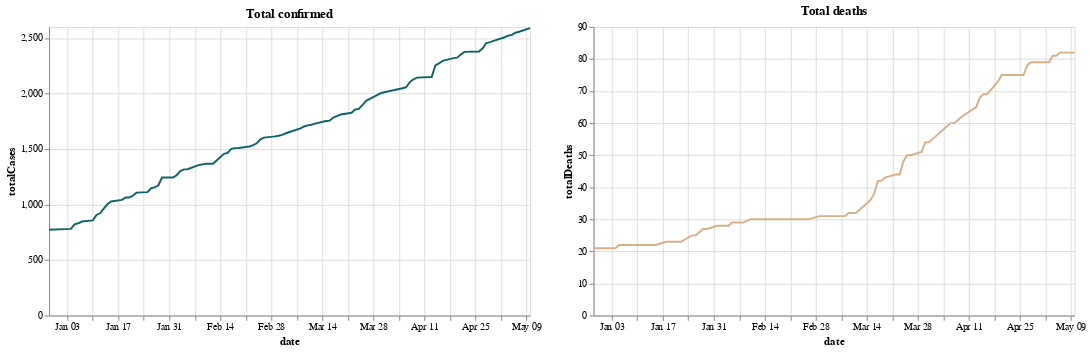

Notebook source saved alongside this figure:
### Markdown cell above
# COVID-19 Tracker for Aparecida City, São Paulo, Brazil

### Code cell
# 🇬🇧 Libraries
# 🇧🇷 Bibliotecas
import datetime
import altair as alt
import operator
import pandas as pd

s = pd.read_csv('../../data/prefeitura-de-aparecida/aparecida-small-without-duplicates.csv', parse_dates=['date'])
pd.options.mode.chained_assignment = None  # default='warn'

city = s[s['city'] == 'Aparecida']

base = alt.Chart(city).mark_line().encode(x = 'date').properties(width = 500)

confirmed = alt.value("#106466")
death = alt.value("#D8B08C")
recovered = alt.value("#87C232")

base.encode(y = "totalCases", color = confirmed).properties(title = "Total confirmed") | base.encode(y = "totalDeaths", color = death).properties(title = "Total deaths")

### Figure 1 — Vega-Lite specification as saved in the notebook (floating-point values rounded to 4 significant figures)
{"config": {"view": {"continuousWidth": 400, "continuousHeight": 300}}, "hconcat": [{"mark": "line", "encoding": {"color": {"value": "#106466"}, "x": {"type": "temporal", "field": "date"}, "y": {"type": "quantitative", "field": "totalCases"}}, "title": "Total confirmed", "width": 500}, {"mark": "line", "encoding": {"color": {"value": "#D8B08C"}, "x": {"type": "temporal", "field": "date"}, "y": {"type": "quantitative", "field": "totalDeaths"}}, "title": "Total deaths", "width": 500}], "data": {"name": "data-af8abdb1194880e6e13a7309029d776a"}, "$schema": "https://vega.github.io/schema/vega-lite/v4.8.1.json", "datasets": {"data-af8abdb1194880e6e13a7309029d776a": [{"city": "Aparecida", "date": "2020-12-29T00:00:00", "totalDeaths": 21, "totalCases": 773, "totalRecovered": 723, "totalBeds": 11, "intubated": 1}, {"city": "Aparecida", "date": "2021-01-04T00:00:00", "totalDeaths": 21, "totalCases": 781, "totalRecovered": 724, "totalBeds": 13, "intubated": 1}, {"city": "Aparecida", "date": "2021-01-05T00:00:00", "totalDeaths": 22, "totalCases": 822, "totalRecovered": 780, "totalBeds": 8, "intubated": 3}, {"city": "Aparecida", "date": "2021-01-06T00:00:00", "totalDeaths": 22, "totalCases": 831, "totalRecovered": 786, "totalBeds": 11, "intubated": 2}, {"city": "Aparecida", "date": "2021-01-07T00:00:00", "totalDeaths": 22, "totalCases": 847, "totalRecovered": 792, "totalBeds": 15, "intubated": 2}, {"city": "Aparecida", "date": "2021-01-10T00:00:00", "totalDeaths": 22, "totalCases": 857, "totalRecovered": 799, "totalBeds": 16, "intubated": 4}, {"city": "Aparecida", "date": "2021-01-11T00:00:00", "totalDeaths": 22, "totalCases": 906, "totalRecovered": 841, "totalBeds": 22, "intubated": 1}, {"city": "Aparecida", "date": "2021-01-12T00:00:00", "totalDeaths": 22, "totalCases": 921, "totalRecovered": 873, "totalBeds": 23, "intubated": 2}, {"city": "Aparecida", "date": "2021-01-13T00:00:00", "totalDeaths": 22, "totalCases": 963, "totalRecovered": 894, "totalBeds": 26, "intubated": 2}, {"city": "Aparecida", "date": "2021-01-14T00:00:00", "totalDeaths": 22, "totalCases": 1002, "totalRecovered": 946, "totalBeds": 15, "intubated": 1}, {"city": "Aparecida", "date": "2021-01-15T00:00:00", "totalDeaths": 22, "totalCases": 1027, "totalRecovered": 955, "totalBeds": 16, "intubated": 1}, {"city": "Aparecida", "date": "2021-01-18T00:00:00", "totalDeaths": 23, "totalCases": 1042, "totalRecovered": 981, "totalBeds": 23, "intubated": 0}, {"city": "Aparecida", "date": "2021-01-19T00:00:00", "totalDeaths": 23, "totalCases": 1064, "totalRecovered": 1000, "totalBeds": 28, "intubated": 0}, {"city": "Aparecida", "date": "2021-01-20T00:00:00", "totalDeaths": 23, "totalCases": 1064, "totalRecovered": 1000, "totalBeds": 20, "intubated": 1}, {"city": "Aparecida", "date": "2021-01-21T00:00:00", "totalDeaths": 23, "totalCases": 1079, "totalRecovered": 1016, "totalBeds": 21, "intubated": 2}, {"city": "Aparecida", "date": "2021-01-22T00:00:00", "totalDeaths": 23, "totalCases": 1107, "totalRecovered": 1050, "totalBeds": 15, "intubated": 2}, {"city": "Aparecida", "date": "2021-01-25T00:00:00", "totalDeaths": 25, "totalCases": 1112, "totalRecovered": 1069, "totalBeds": 16, "intubated": 3}, {"city": "Aparecida", "date": "2021-01-26T00:00:00", "totalDeaths": 25, "totalCases": 1147, "totalRecovered": 1096, "totalBeds": 17, "intubated": 4}, {"city": "Aparecida", "date": "2021-01-27T00:00:00", "totalDeaths": 26, "totalCases": 1155, "totalRecovered": 1101, "totalBeds": 18, "intubated": 4}, {"city": "Aparecida", "date": "2021-01-28T00:00:00", "totalDeaths": 27, "totalCases": 1174, "totalRecovered": 1120, "totalBeds": 16, "intubated": 2}, {"city": "Aparecida", "date": "2021-01-29T00:00:00", "totalDeaths": 27, "totalCases": 1243, "totalRecovered": 1162, "totalBeds": 16, "intubated": 2}, {"city": "Aparecida", "date": "2021-02-01T00:00:00", "totalDeaths": 28, "totalCases": 1243, "totalRecovered": 1162, "totalBeds": 18, "intubated": 1}, {"city": "Aparecida", "date": "2021-02-02T00:00:00", "totalDeaths": 28, "totalCases": 1264, "totalRecovered": 1207, "totalBeds": 15, "intubated": 1}, {"city": "Aparecida", "date": "2021-02-03T00:00:00", "totalDeaths": 28, "totalCases": 1302, "totalRecovered": 1242, "totalBeds": 15, "intubated": 1}, {"city": "Aparecida", "date": "2021-02-04T00:00:00", "totalDeaths": 28, "totalCases": 1317, "totalRecovered": 1246, "totalBeds": 12, "intubated": 0}, {"city": "Aparecida", "date": "2021-02-05T00:00:00", "totalDeaths": 29, "totalCases": 1318, "totalRecovered": 1246, "totalBeds": 12, "intubated": 2}, {"city": "Aparecida", "date": "2021-02-08T00:00:00", "totalDeaths": 29, "totalCases": 1355, "totalRecovered": 1291, "totalBeds": 7, "intubated": 0}, {"city": "Aparecida", "date": "2021-02-10T00:00:00", "totalDeaths": 30, "totalCases": 1367, "totalRecovered": 1310, "totalBeds": 11, "intubated": 0}, {"city": "Aparecida", "date": "2021-02-11T00:00:00", "totalDeaths": 30, "totalCases": 1367, "totalRecovered": 1310, "totalBeds": 10, "intubated": 0}, {"city": "Aparecida", "date": "2021-02-12T00:00:00", "totalDeaths": 30, "totalCases": 1367, "totalRecovered": 1310, "totalBeds": 13, "intubated": 0}, {"city": "Aparecida", "date": "2021-02-15T00:00:00", "totalDeaths": 30, "totalCases": 1457, "totalRecovered": 1409, "totalBeds": 15, "intubated": 0}, {"city": "Aparecida", "date": "2021-02-16T00:00:00", "totalDeaths": 30, "totalCases": 1465, "totalRecovered": 1417, "totalBeds": 12, "intubated": 0}, {"city": "Aparecida", "date": "2021-02-17T00:00:00", "totalDeaths": 30, "totalCases": 1501, "totalRecovered": 1439, "totalBeds": 12, "intubated": 0}, {"city": "Aparecida", "date": "2021-02-18T00:00:00", "totalDeaths": 30, "totalCases": 1508, "totalRecovered": 1447, "totalBeds": 12, "intubated": 0}, {"city": "Aparecida", "date": "2021-02-19T00:00:00", "totalDeaths": 30, "totalCases": 1510, "totalRecovered": 1447, "totalBeds": 13, "intubated": 0}, {"city": "Aparecida", "date": "2021-02-22T00:00:00", "totalDeaths": 30, "totalCases": 1523, "totalRecovered": 1470, "totalBeds": 10, "intubated": 0}, {"city": "Aparecida", "date": "2021-02-23T00:00:00", "totalDeaths": 30, "totalCases": 1536, "totalRecovered": 1484, "totalBeds": 9, "intubated": 0}, {"city": "Aparecida", "date": "2021-02-24T00:00:00", "totalDeaths": 30, "totalCases": 1552, "totalRecovered": 1497, "totalBeds": 11, "intubated": 0}, {"city": "Aparecida", "date": "2021-02-25T00:00:00", "totalDeaths": 30, "totalCases": 1588, "totalRecovered": 1522, "totalBeds": 8, "intubated": 1}, {"city": "Aparecida", "date": "2021-02-26T00:00:00", "totalDeaths": 30, "totalCases": 1603, "totalRecovered": 1526, "totalBeds": 12, "intubated": 0}, {"city": "Aparecida", "date": "2021-03-01T00:00:00", "totalDeaths": 31, "totalCases": 1614, "totalRecovered": 1552, "totalBeds": 16, "intubated": 0}, {"city": "Aparecida", "date": "2021-03-02T00:00:00", "totalDeaths": 31, "totalCases": 1620, "totalRecovered": 1561, "totalBeds": 17, "intubated": 0}, {"city": "Aparecida", "date": "2021-03-03T00:00:00", "totalDeaths": 31, "totalCases": 1628, "totalRecovered": 1569, "totalBeds": 13, "intubated": 2}, {"city": "Aparecida", "date": "2021-03-04T00:00:00", "totalDeaths": 31, "totalCases": 1642, "totalRecovered": 1586, "totalBeds": 14, "intubated": 1}, {"city": "Aparecida", "date": "2021-03-08T00:00:00", "totalDeaths": 31, "totalCases": 1686, "totalRecovered": 1607, "totalBeds": 21, "intubated": 2}, {"city": "Aparecida", "date": "2021-03-09T00:00:00", "totalDeaths": 32, "totalCases": 1703, "totalRecovered": 1610, "totalBeds": 22, "intubated": 3}, {"city": "Aparecida", "date": "2021-03-10T00:00:00", "totalDeaths": 32, "totalCases": 1713, "totalRecovered": 1611, "totalBeds": 24, "intubated": 1}, {"city": "Aparecida", "date": "2021-03-11T00:00:00", "totalDeaths": 32, "totalCases": 1719, "totalRecovered": 1611, "totalBeds": 29, "intubated": 0}, {"city": "Aparecida", "date": "2021-03-12T00:00:00", "totalDeaths": 33, "totalCases": 1729, "totalRecovered": 1626, "totalBeds": 24, "intubated": 0}, {"city": "Aparecida", "date": "2021-03-15T00:00:00", "totalDeaths": 36, "totalCases": 1753, "totalRecovered": 1649, "totalBeds": 26, "intubated": 0}, {"city": "Aparecida", "date": "2021-03-16T00:00:00", "totalDeaths": 38, "totalCases": 1756, "totalRecovered": 1655, "totalBeds": 27, "intubated": 2}, {"city": "Aparecida", "date": "2021-03-17T00:00:00", "totalDeaths": 42, "totalCases": 1784, "totalRecovered": 1662, "totalBeds": 27, "intubated": 4}, {"city": "Aparecida", "date": "2021-03-18T00:00:00", "totalDeaths": 42, "totalCases": 1796, "totalRecovered": 1682, "totalBeds": 38, "intubated": 4}, {"city": "Aparecida", "date": "2021-03-19T00:00:00", "totalDeaths": 43, "totalCases": 1811, "totalRecovered": 1682, "totalBeds": 46, "intubated": 4}, {"city": "Aparecida", "date": "2021-03-22T00:00:00", "totalDeaths": 44, "totalCases": 1827, "totalRecovered": 1711, "totalBeds": 55, "intubated": 4}, {"city": "Aparecida", "date": "2021-03-23T00:00:00", "totalDeaths": 44, "totalCases": 1856, "totalRecovered": 1719, "totalBeds": 57, "intubated": 6}, {"city": "Aparecida", "date": "2021-03-24T00:00:00", "totalDeaths": 48, "totalCases": 1861, "totalRecovered": 1723, "totalBeds": 48, "intubated": 7}, {"city": "Aparecida", "date": "2021-03-25T00:00:00", "totalDeaths": 50, "totalCases": 1896, "totalRecovered": 1728, "totalBeds": 50, "intubated": 7}, {"city": "Aparecida", "date": "2021-03-26T00:00:00", "totalDeaths": 50, "totalCases": 1934, "totalRecovered": 1756, "totalBeds": 46, "intubated": 7}, {"city": "Aparecida", "date": "2021-03-29T00:00:00", "totalDeaths": 51, "totalCases": 1985, "totalRecovered": 1807, "totalBeds": 33, "intubated": 6}, {"city": "Aparecida", "date": "2021-03-30T00:00:00", "totalDeaths": 54, "totalCases": 2003, "totalRecovered": 1822, "totalBeds": 40, "intubated": 6}, {"city": "Aparecida", "date": "2021-03-31T00:00:00", "totalDeaths": 54, "totalCases": 2012, "totalRecovered": 1829, "totalBeds": 34, "intubated": 6}, {"city": "Aparecida", "date": "2021-04-05T00:00:00", "totalDeaths": 59, "totalCases": 2048, "totalRecovered": 1904, "totalBeds": 39, "intubated": 5}, {"city": "Aparecida", "date": "2021-04-06T00:00:00", "totalDeaths": 60, "totalCases": 2057, "totalRecovered": 1923, "totalBeds": 40, "intubated": 6}, {"city": "Aparecida", "date": "2021-04-07T00:00:00", "totalDeaths": 60, "totalCases": 2103, "totalRecovered": 1952, "totalBeds": 39, "intubated": 7}, {"city": "Aparecida", "date": "2021-04-08T00:00:00", "totalDeaths": 61, "totalCases": 2128, "totalRecovered": 1971, "totalBeds": 44, "intubated": 9}, {"city": "Aparecida", "date": "2021-04-09T00:00:00", "totalDeaths": 62, "totalCases": 2143, "totalRecovered": 1986, "totalBeds": 44, "intubated": 10}, {"city": "Aparecida", "date": "2021-04-13T00:00:00", "totalDeaths": 65, "totalCases": 2149, "totalRecovered": 2015, "totalBeds": 43, "intubated": 10}, {"city": "Aparecida", "date": "2021-04-14T00:00:00", "totalDeaths": 68, "totalCases": 2254, "totalRecovered": 2095, "totalBeds": 40, "intubated": 6}, {"city": "Aparecida", "date": "2021-04-15T00:00:00", "totalDeaths": 69, "totalCases": 2271, "totalRecovered": 2109, "totalBeds": 41, "intubated": 9}, {"city": "Aparecida", "date": "2021-04-16T00:00:00", "totalDeaths": 69, "totalCases": 2294, "totalRecovered": 2124, "totalBeds": 41, "intubated": 10}, {"city": "Aparecida", "date": "2021-04-19T00:00:00", "totalDeaths": 73, "totalCases": 2319, "totalRecovered": 2160, "totalBeds": 43, "intubated": 9}, {"city": "Aparecida", "date": "2021-04-20T00:00:00", "totalDeaths": 75, "totalCases": 2323, "totalRecovered": 2180, "totalBeds": 37, "intubated": 9}, {"city": "Aparecida", "date": "2021-04-21T00:00:00", "totalDeaths": 75, "totalCases": 2351, "totalRecovered": 2189, "totalBeds": 36, "intubated": 10}, {"city": "Aparecida", "date": "2021-04-22T00:00:00", "totalDeaths": 75, "totalCases": 2375, "totalRecovered": 2196, "totalBeds": 42, "intubated": 10}, {"city": "Aparecida", "date": "2021-04-26T00:00:00", "totalDeaths": 75, "totalCases": 2379, "totalRecovered": 2237, "totalBeds": 41, "intubated": 10}, {"city": "Aparecida", "date": "2021-04-27T00:00:00", "totalDeaths": 78, "totalCases": 2408, "totalRecovered": 2247, "totalBeds": 40, "intubated": 9}, {"city": "Aparecida", "date": "2021-04-28T00:00:00", "totalDeaths": 79, "totalCases": 2455, "totalRecovered": 2266, "totalBeds": 32, "intubated": 10}, {"city": "Aparecida", "date": "2021-04-29T00:00:00", "totalDeaths": 79, "totalCases": 2463, "totalRecovered": 2272, "totalBeds": 31, "intubated": 9}, {"city": "Aparecida", "date": "2021-04-30T00:00:00", "totalDeaths": 79, "totalCases": 2475, "totalRecovered": 2288, "totalBeds": 32, "intubated": 9}, {"city": "Aparecida", "date": "2021-05-03T00:00:00", "totalDeaths": 79, "totalCases": 2507, "totalRecovered": 2328, "totalBeds": 37, "intubated": 9}, {"city": "Aparecida", "date": "2021-05-04T00:00:00", "totalDeaths": 81, "totalCases": 2521, "totalRecovered": 2337, "totalBeds": 34, "intubated": 10}, {"city": "Aparecida", "date": "2021-05-05T00:00:00", "totalDeaths": 81, "totalCases": 2528, "totalRecovered": 2342, "totalBeds": 35, "intubated": 10}, {"city": "Aparecida", "date": "2021-05-06T00:00:00", "totalDeaths": 82, "totalCases": 2548, "totalRecovered": 2358, "totalBeds": 37, "intubated": 9}, {"city": "Aparecida", "date": "2021-05-07T00:00:00", "totalDeaths": 82, "totalCases": 2557, "totalRecovered": 2372, "totalBeds": 39, "intubated": 10}, {"city": "Aparecida", "date": "2021-05-10T00:00:00", "totalDeaths": 82, "totalCases": 2589, "totalRecovered": 2418, "totalBeds": 36, "intubated": 9}]}}
